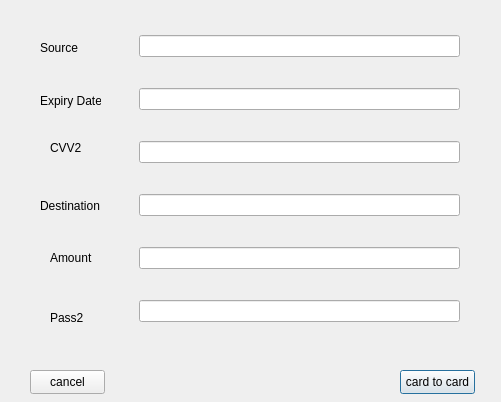
<?xml version="1.0" encoding="UTF-8"?>
<ui version="4.0">
 <class>CardToCardDialog</class>
 <widget class="QDialog" name="CardToCardDialog">
  <property name="geometry">
   <rect>
    <x>0</x>
    <y>0</y>
    <width>501</width>
    <height>402</height>
   </rect>
  </property>
  <property name="windowTitle">
   <string>Dialog</string>
  </property>
  <widget class="QWidget" name="gridLayoutWidget">
   <property name="geometry">
    <rect>
     <x>139</x>
     <y>10</y>
     <width>321</width>
     <height>341</height>
    </rect>
   </property>
   <layout class="QGridLayout" name="gridLayout">
    <item row="2" column="0">
     <widget class="QLineEdit" name="lineEdit_3"/>
    </item>
    <item row="0" column="0">
     <widget class="QLineEdit" name="lineEdit"/>
    </item>
    <item row="4" column="0">
     <widget class="QLineEdit" name="lineEdit_5"/>
    </item>
    <item row="3" column="0">
     <widget class="QLineEdit" name="lineEdit_4"/>
    </item>
    <item row="1" column="0">
     <widget class="QLineEdit" name="lineEdit_2"/>
    </item>
    <item row="5" column="0">
     <widget class="QLineEdit" name="lineEdit_6"/>
    </item>
   </layout>
  </widget>
  <widget class="QLabel" name="label">
   <property name="geometry">
    <rect>
     <x>40</x>
     <y>40</y>
     <width>49</width>
     <height>16</height>
    </rect>
   </property>
   <property name="text">
    <string>Source</string>
   </property>
  </widget>
  <widget class="QLabel" name="label_2">
   <property name="geometry">
    <rect>
     <x>40</x>
     <y>90</y>
     <width>61</width>
     <height>21</height>
    </rect>
   </property>
   <property name="text">
    <string>Expiry Date</string>
   </property>
  </widget>
  <widget class="QLabel" name="label_3">
   <property name="geometry">
    <rect>
     <x>50</x>
     <y>140</y>
     <width>49</width>
     <height>16</height>
    </rect>
   </property>
   <property name="text">
    <string>CVV2</string>
   </property>
  </widget>
  <widget class="QLabel" name="label_4">
   <property name="geometry">
    <rect>
     <x>40</x>
     <y>190</y>
     <width>61</width>
     <height>31</height>
    </rect>
   </property>
   <property name="text">
    <string>Destination</string>
   </property>
  </widget>
  <widget class="QLabel" name="label_5">
   <property name="geometry">
    <rect>
     <x>50</x>
     <y>250</y>
     <width>49</width>
     <height>16</height>
    </rect>
   </property>
   <property name="text">
    <string>Amount</string>
   </property>
  </widget>
  <widget class="QLabel" name="label_6">
   <property name="geometry">
    <rect>
     <x>50</x>
     <y>310</y>
     <width>49</width>
     <height>16</height>
    </rect>
   </property>
   <property name="text">
    <string>Pass2</string>
   </property>
  </widget>
  <widget class="QPushButton" name="btnTransfer">
   <property name="geometry">
    <rect>
     <x>400</x>
     <y>370</y>
     <width>75</width>
     <height>24</height>
    </rect>
   </property>
   <property name="text">
    <string>card to card</string>
   </property>
  </widget>
  <widget class="QPushButton" name="pushButton_2">
   <property name="geometry">
    <rect>
     <x>30</x>
     <y>370</y>
     <width>75</width>
     <height>24</height>
    </rect>
   </property>
   <property name="text">
    <string>cancel</string>
   </property>
  </widget>
  <widget class="QLabel" name="labelDestName">
   <property name="geometry">
    <rect>
     <x>30</x>
     <y>220</y>
     <width>101</width>
     <height>31</height>
    </rect>
   </property>
   <property name="text">
    <string/>
   </property>
  </widget>
 </widget>
 <resources/>
 <connections/>
</ui>
